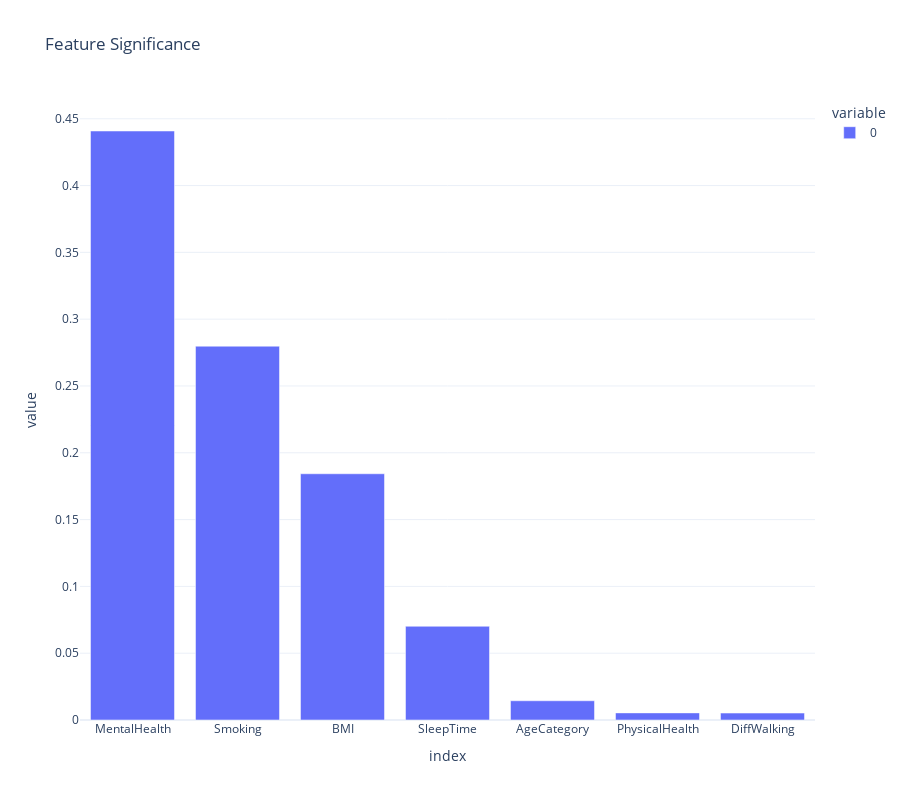

The notebook cell saved with this chart:
### Code cell
importances = model.feature_importances_
std = np.std([tree.feature_importances_ for tree in model.estimators_], axis=0)
forest_importances = pd.Series(importances, index=features)

figImportance = px.bar(forest_importances, title="Feature Significance", 
                     template="plotly_white", height=800).update_xaxes(categoryorder="total descending")


figImportance.show()

### Figure 1 — Plotly figure (JSON) as saved in the notebook; plotly's stock layout.template omitted (floating-point values rounded to 4 significant figures)
{"data": [{"alignmentgroup": "True", "hovertemplate": "variable=0<br>index=%{x}<br>value=%{y}<extra></extra>", "legendgroup": "0", "marker": {"color": "#636efa", "pattern": {"shape": ""}}, "name": "0", "offsetgroup": "0", "orientation": "v", "showlegend": true, "textposition": "auto", "type": "bar", "x": ["AgeCategory", "BMI", "DiffWalking", "MentalHealth", "PhysicalHealth", "SleepTime", "Smoking"], "xaxis": "x", "y": [0.0144, 0.1843, 0.00519, 0.4408, 0.00533, 0.07016, 0.2798], "yaxis": "y"}], "layout": {"barmode": "relative", "height": 800, "legend": {"title": {"text": "variable"}, "tracegroupgap": 0}, "title": {"text": "Feature Significance"}, "xaxis": {"anchor": "y", "categoryorder": "total descending", "domain": [0, 1], "title": {"text": "index"}}, "yaxis": {"anchor": "x", "domain": [0, 1], "title": {"text": "value"}}}}
